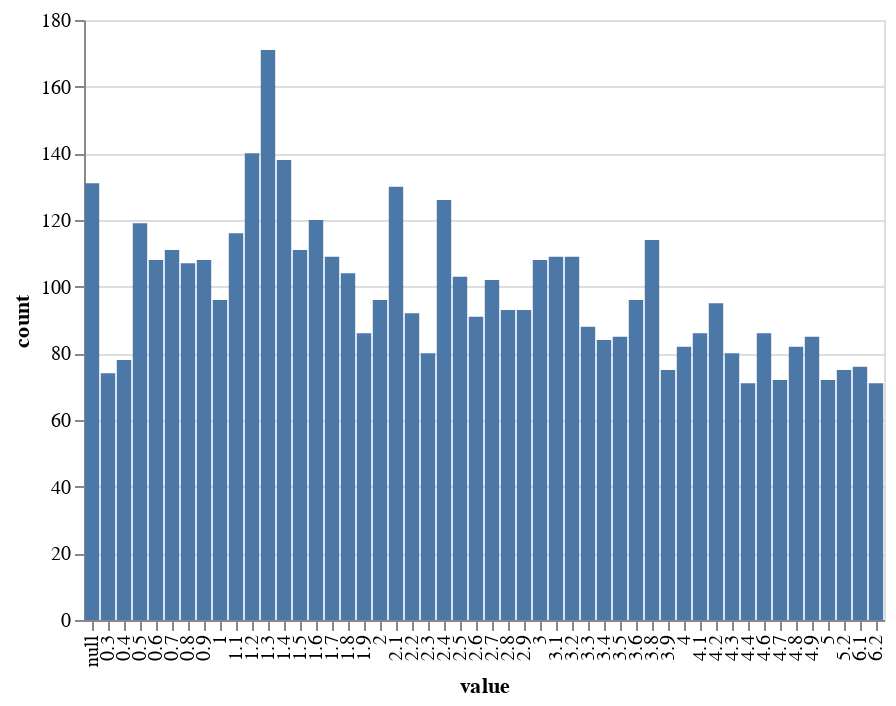

Notebook cell for this chart:
### Code cell
df.plot.frequency("mass (g)",50)

### Figure 1 — Vega-Lite specification as saved in the notebook (floating-point values rounded to 4 significant figures)
{"$schema": "https://vega.github.io/schema/vega-lite/v3.json", "config": {"mark": {"tooltip": null}, "view": {"height": 300, "width": 400}}, "data": {"name": "data-d15c744b026ad87cc0ac993befad7ea9"}, "datasets": {"data-d15c744b026ad87cc0ac993befad7ea9": [{"count": 171, "value": 1.3}, {"count": 140, "value": 1.2}, {"count": 138, "value": 1.4}, {"count": 131, "value": null}, {"count": 130, "value": 2.1}, {"count": 126, "value": 2.4}, {"count": 120, "value": 1.6}, {"count": 119, "value": 0.5}, {"count": 116, "value": 1.1}, {"count": 114, "value": 3.8}, {"count": 111, "value": 1.5}, {"count": 111, "value": 0.7}, {"count": 109, "value": 3.2}, {"count": 109, "value": 3.1}, {"count": 109, "value": 1.7}, {"count": 108, "value": 3}, {"count": 108, "value": 0.9}, {"count": 108, "value": 0.6}, {"count": 107, "value": 0.8}, {"count": 104, "value": 1.8}, {"count": 103, "value": 2.5}, {"count": 102, "value": 2.7}, {"count": 96, "value": 3.6}, {"count": 96, "value": 2}, {"count": 96, "value": 1}, {"count": 95, "value": 4.2}, {"count": 93, "value": 2.9}, {"count": 93, "value": 2.8}, {"count": 92, "value": 2.2}, {"count": 91, "value": 2.6}, {"count": 88, "value": 3.3}, {"count": 86, "value": 4.6}, {"count": 86, "value": 4.1}, {"count": 86, "value": 1.9}, {"count": 85, "value": 4.9}, {"count": 85, "value": 3.5}, {"count": 84, "value": 3.4}, {"count": 82, "value": 4.8}, {"count": 82, "value": 4}, {"count": 80, "value": 4.3}, {"count": 80, "value": 2.3}, {"count": 78, "value": 0.4}, {"count": 76, "value": 6.1}, {"count": 75, "value": 5.2}, {"count": 75, "value": 3.9}, {"count": 74, "value": 0.3}, {"count": 72, "value": 5}, {"count": 72, "value": 4.7}, {"count": 71, "value": 6.2}, {"count": 71, "value": 4.4}]}, "encoding": {"tooltip": [{"field": "value", "type": "nominal"}, {"field": "count", "type": "nominal"}], "x": {"field": "value", "type": "nominal"}, "y": {"field": "count", "type": "quantitative"}}, "mark": "bar"}
